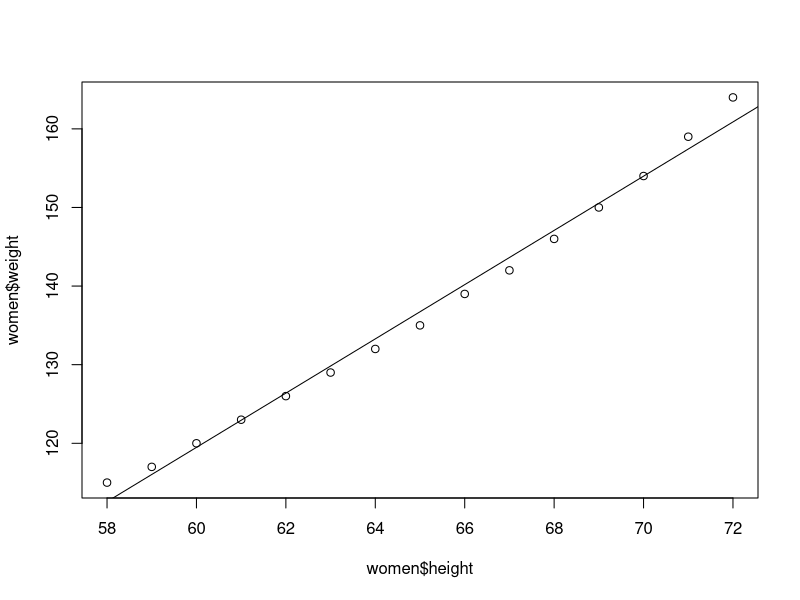
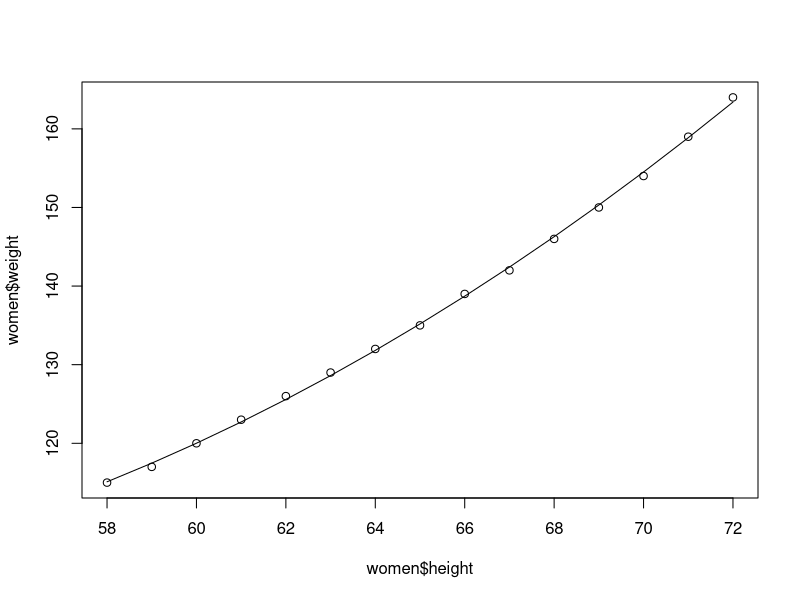
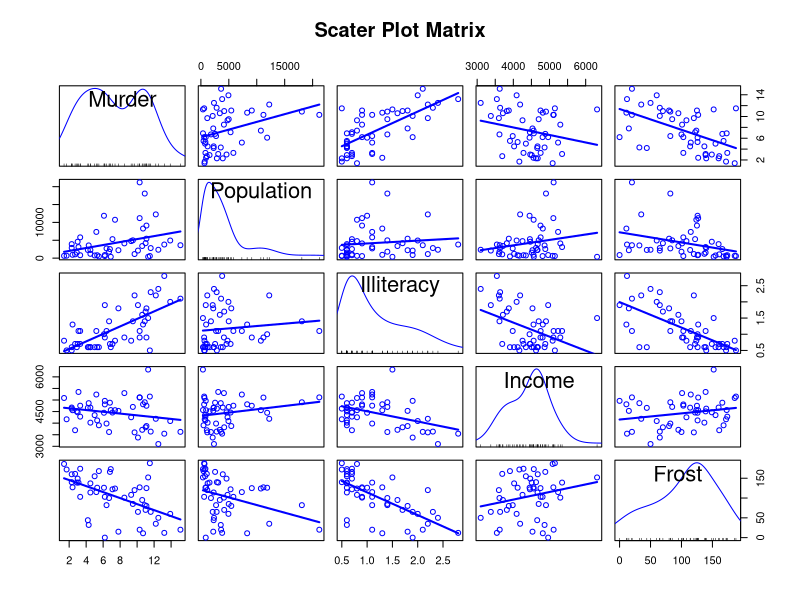
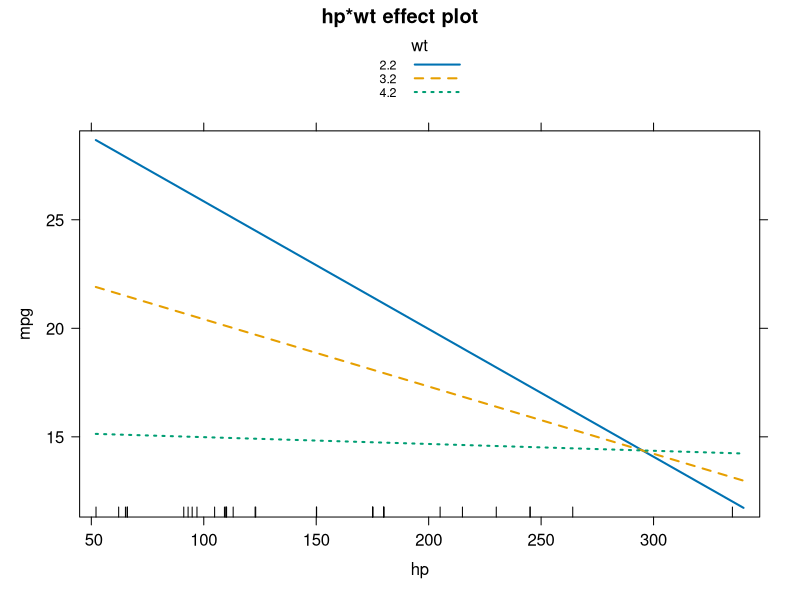

Recreate these plots in R, in order.
## ---- chunk 1
knitr::opts_chunk$set(echo = TRUE)
## ---- chunk 2
fit <- lm(weight ~ height, data = women)
summary(fit)
## ---- chunk 3
options(digits = 3)
women$weight
fitted(fit)
residuals(fit)
## ---- chunk 4
plot(women$height, women$weight)
abline(fit)
## ---- chunk 5
fit2 <- lm(weight ~ height + I(height^2), data = women)
summary(fit2)
## ---- chunk 6
plot(women$height, women$weight)
lines(women$height, fitted(fit2))
## ---- chunk 7
states <- as.data.frame(state.x77[, c("Murder", "Population", "Illiteracy", "Income", "Frost")])
cor(states)
## ---- chunk 8
library(car)
car::scatterplotMatrix(states, smooth = F, main = "Scater Plot Matrix")
## ---- chunk 9
states <- as.data.frame(state.x77[, c("Murder", "Population", "Illiteracy", "Income", "Frost")])
fit <- lm(Murder ~ Population + Illiteracy + Income + Frost, data = states)
summary(fit)
## ---- chunk 10
fit <- lm(mpg ~ hp + wt + hp:wt, data  = mtcars)
summary(fit)
## ---- chunk 11
library(effects)
library(magrittr)

effect("hp:wt", fit, xlevel = list(wt = c(2.2, 3.2, 4.2))) %>% plot(line = c(1, 2, 3), multiline = T)
